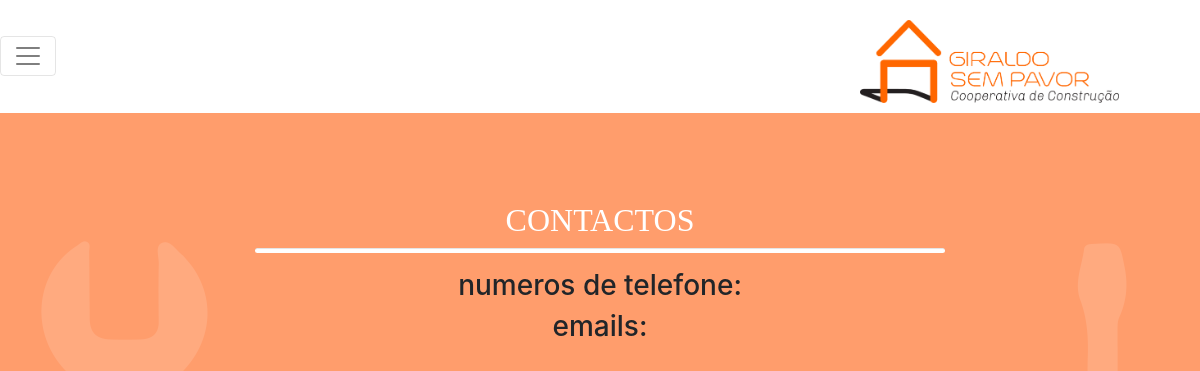
Page /index.php/contactos on the earlier database version.
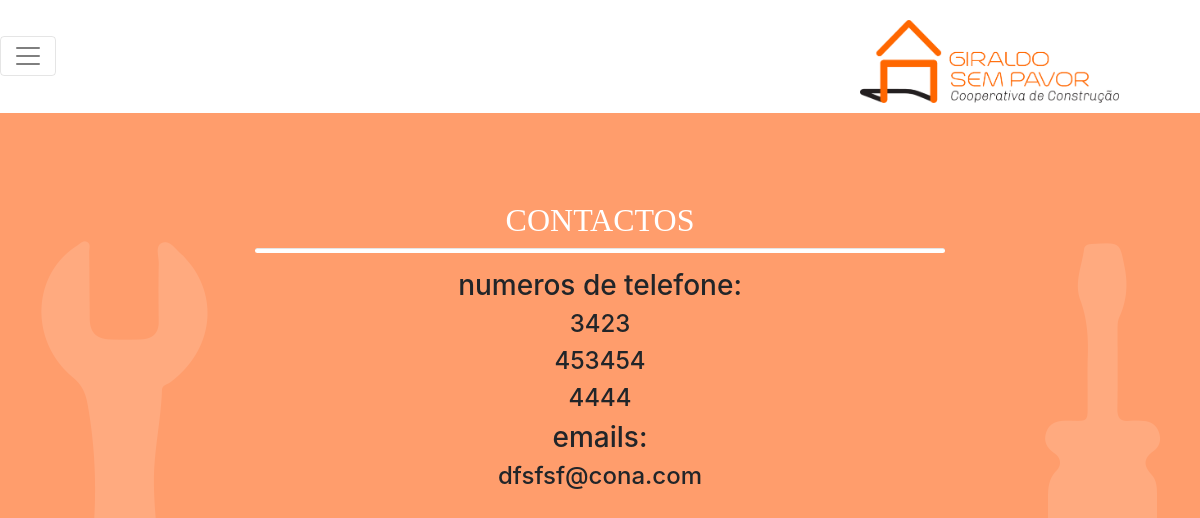
Same page on the later database version.
### tables this page shows
CREATE TABLE `contactos` (
  `id` int(255) NOT NULL AUTO_INCREMENT,
  `ntelefones` varchar(255) DEFAULT NULL,
  `emails` varchar(255) DEFAULT NULL,
  PRIMARY KEY (`id`)
);

### application/controllers/Contactos.php (called while the page is built, shortened)
<?php
class Contactos extends CI_Controller
{
    public function __construct()
    {
        $this->load->model('NovosProjectos_model');
        $this->load->model('Contactos_model');
        $this->load->helper('url_helper');
    }
    public function index()
    {
        $data['projetos']  = $this->NovosProjectos_model->getProjetos();
        $contactos['numeros'] = $this->Contactos_model->get_ntelefones();
        $contactos['emails'] = $this->Contactos_model->get_emails();
        $data['background'] = 3;
        $this->load->view('templates/header', $data);
        $this->load->view('news/contactos', $contactos);
        $this->load->view('templates/footer');
    }
}

### index.php (called while the page is built, shortened)
<?php
require_once BASEPATH.'core/CodeIgniter.php';

### application/models/Contactos_model.php (called while the page is built, shortened)
<?php if ( ! defined('BASEPATH')) exit('No direct script access allowed');
class contactos_model extends CI_Model
{
    function get_ntelefones()
    {
        $this->db->select('ntelefones, id')->from('contactos');
        $query = $this->db->get();
            return $query->result_array();
    }
    function get_emails()
    {
        $this->db->select('emails, id')->from('contactos');
        $query = $this->db->get();
        return $query->result_array();
    }
}

### application/views/news/contactos.php (the view, shortened to what this page needs)
<div class="container" align="center">
    <div class=" col-sm-12" style="margin-top:8%;">
        <h2 style="font-family:'Aileron Light';color:white; text-align: center">CONTACTOS</h2>
        <div class=" col-sm-8">
            <hr class="sublinhado-preinscricao">
        </div>
        <h3>numeros de telefone:</h3>
        <?php foreach ($numeros as $telefone){
            if($telefone['ntelefones']!= null){?>
            <h4><?php echo($telefone['ntelefones'])?></h4>
        <?php } }?>
        <h3>emails:</h3>
        <?php foreach ($emails as $email){
            if($email['emails']!= null){?>
            <h4><?php echo($email['emails'])?></h4>
        <?php } }?>
    </div>
</div>

### application/views/templates/header.php (shortened to what this page needs)
<!DOCTYPE html>
<html lang="en">
<head>
    <link rel="stylesheet" href="https://maxcdn.bootstrapcdn.com/bootstrap/4.0.0-alpha.6/css/bootstrap.min.css">
    <link href="<?php echo base_url()?>/assets/css/custom.css" rel="stylesheet">
</head>
<body class="set<?php echo ($background); ?>">
    <nav class="navbar navbar-toggleable-md navbar-light" style="padding: 0; background-color:white;">
        <button class="navbar-toggler navbar-toggler-right" type="button" data-toggle="collapse" data-target="#navbarSupportedContent" aria-controls="navbarSupportedContent" aria-expanded="false" aria-label="Toggle navigation">
            <span class="navbar-toggler-icon"></span>
        </button>
        <a class="navbar-brand " style="padding-left: 8%; padding-top: 20px; padding-bottom: 10px; height: 10%; width: 35%" href="#"><img class="img-fluid" style="padding-right: 20%;" src="<?php echo base_url()?>/assets/images/logowhitebackground.png" alt=""></a>
    </nav>

### application/views/templates/footer.php
    </body>
</html>

### assets/css/custom.css (style rules this page uses)
.set3 { height: 100%; background: url("../images/backgrounds/background3.png"); background-attachment: fixed; background-position: center; background-repeat: no-repeat; background-size: cover; }
a { color: inherit; text-decoration: none; }
.sublinhado-preinscricao { border-radius: 32px; height: 4px; color: #333; background-color: white; padding-top: 0; margin-top: 0; }

Differences in the rows shown:
added contactos: ntelefones "3423", shown under "numeros de telefone:"
added contactos: ntelefones "453454", shown under "numeros de telefone:"
added contactos: ntelefones "4444", emails "dfsfsf@cona.com"
